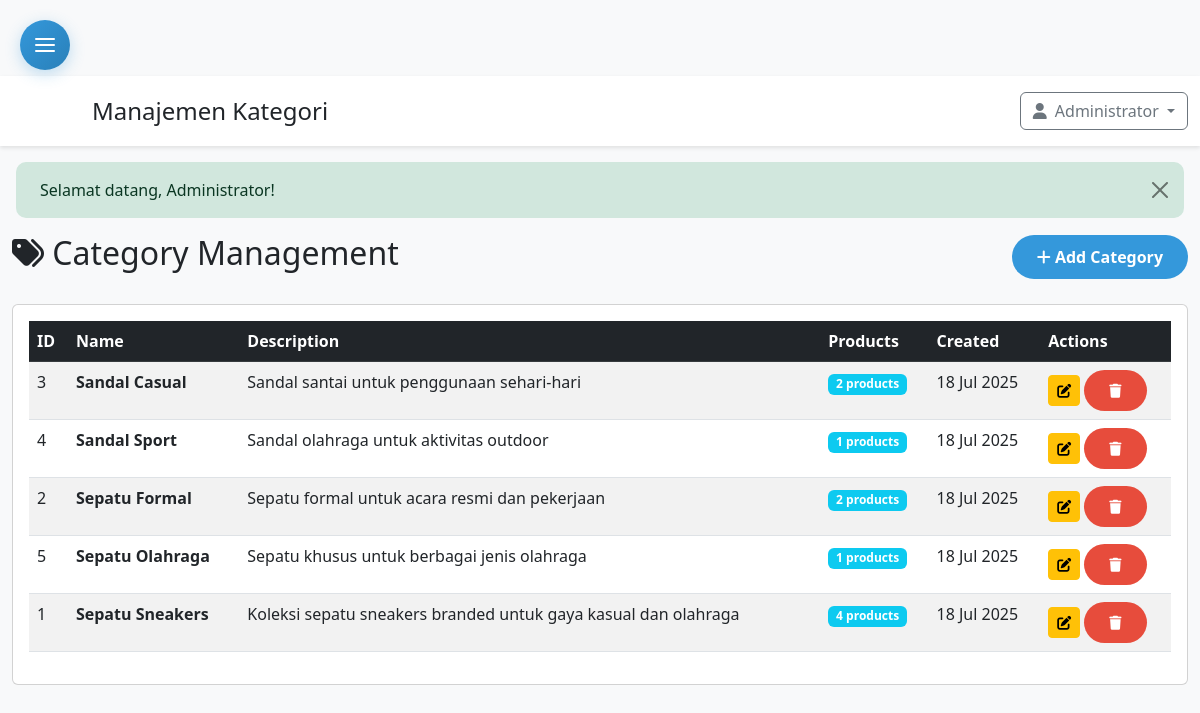
Screenshot of /admin/categories.php (signed in) with the database file from the repository.
### tables this page shows
CREATE TABLE categories (
    id INT PRIMARY KEY AUTO_INCREMENT,
    name VARCHAR(255) NOT NULL UNIQUE,
    description TEXT,
    created_at DATETIME DEFAULT CURRENT_TIMESTAMP,
    updated_at DATETIME DEFAULT CURRENT_TIMESTAMP ON UPDATE CURRENT_TIMESTAMP
);

### admin/categories.php (the view, shortened to what this page needs)
<?php
require_once '../config.php';
try {
    $stmt = $pdo->prepare("
        SELECT c.*,
               COUNT(p.id) as product_count
        FROM categories c
        LEFT JOIN products p ON c.id = p.category_id
        GROUP BY c.id
        ORDER BY c.name ASC
    ");
    $stmt->execute();
    $categories = $stmt->fetchAll();
} catch (Exception $e) {
    $categories = [];
    $_SESSION['error'] = "Error fetching categories: " . $e->getMessage();
}
include 'includes/admin_header.php';
?>
<div class="container-fluid">
    <div class="row">
        <div class="col-12">
            <div class="d-flex justify-content-between align-items-center mb-4">
                <h2><i class="fas fa-tags"></i> Category Management</h2>
                <button type="button" class="btn btn-primary" data-bs-toggle="modal" data-bs-target="#addCategoryModal">
                    <i class="fas fa-plus"></i> Add Category
                </button>
            </div>
            <div class="card">
                <div class="card-body">
                    <div class="table-responsive">
                        <table class="table table-striped table-hover">
                            <thead class="table-dark">
                                <tr>
                                    <th>ID</th>
                                    <th>Name</th>
                                    <th>Description</th>
                                    <th>Products</th>
                                    <th>Created</th>
                                    <th>Actions</th>
                                </tr>
                            </thead>
                            <tbody>
                                <?php if (empty($categories)): ?>
                                <tr>
                                    <td colspan="6" class="text-center">No categories found</td>
                                </tr>
                                <?php else: ?>
                                <?php foreach ($categories as $category): ?>
                                <tr>
                                    <td><?= $category['id'] ?></td>
                                    <td><strong><?= htmlspecialchars($category['name']) ?></strong></td>
                                    <td><?= htmlspecialchars($category['description'] ?? '-') ?></td>
                                    <td>
                                        <span class="badge bg-info"><?= $category['product_count'] ?> products</span>
                                    </td>
                                    <td><?= date('d M Y', strtotime($category['created_at'])) ?></td>
                                    <td>
                                        <button type="button" class="btn btn-sm btn-warning"
                                                onclick="editCategory(<?= $category['id'] ?>, '<?= htmlspecialchars($category['name']) ?>', '<?= htmlspecialchars($category['description'] ?? '') ?>')">
                                            <i class="fas fa-edit"></i>
                                        </button>
                                        <button type="button" class="btn btn-sm btn-danger"
                                                onclick="deleteCategory(<?= $category['id'] ?>, '<?= htmlspecialchars($category['name']) ?>', <?= $category['product_count'] ?>)">
                                            <i class="fas fa-trash"></i>
                                        </button>
                                    </td>
                                </tr>
                                <?php endforeach; ?>
                                <?php endif; ?>
                            </tbody>
                        </table>
                    </div>
                </div>
            </div>
        </div>
    </div>
</div>
<?php include 'includes/admin_footer.php'; ?>

### assets/css/style.css (style rules this page uses)
:root { --primary-color: #2c3e50; --secondary-color: #3498db; --accent-color: #e74c3c; --success-color: #27ae60; --warning-color: #f39c12; --light-gray: #ecf0f1; --dark-gray: #34495e; }
body { font-family: 'Segoe UI', Tahoma, Geneva, Verdana, sans-serif; padding-top: 76px; background-color: #f8f9fa; }
.btn-primary { background: var(--secondary-color); border: none; border-radius: 25px; padding: 10px 25px; font-weight: 600; transition: all 0.3s ease; }
.btn-danger { background: var(--accent-color); border: none; border-radius: 25px; padding: 10px 25px; font-weight: 600; }

### rows the page displays
categories: id "3", name "Sandal Casual", description "Sandal santai untuk penggunaan sehari-hari", product_count "2", created_at "18 Jul 2025"
categories: id "4", name "Sandal Sport", description "Sandal olahraga untuk aktivitas outdoor", product_count "1", created_at "18 Jul 2025"
categories: id "2", name "Sepatu Formal", description "Sepatu formal untuk acara resmi dan pekerjaan", product_count "2", created_at "18 Jul 2025"
categories: id "5", name "Sepatu Olahraga", description "Sepatu khusus untuk berbagai jenis olahraga", product_count "1", created_at "18 Jul 2025"
categories: id "1", name "Sepatu Sneakers", description "Koleksi sepatu sneakers branded untuk gaya kasual dan olahraga", product_count "4", created_at "18 Jul 2025"

### other values shown
$page_title "Manajemen Kategori"
$_SESSION['user_name'] "Administrator"
$_SESSION['success'] "Selamat datang, Administrator!"
